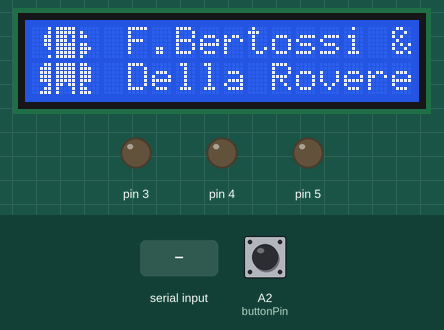
Simulated run of this program. Board: Arduino Uno, built with avr-gcc and run on an emulated ATmega328P. Shown: 16×2 character LCD, output pins drawn as LEDs (lit = HIGH). The inputs (shaded band) are chosen by the test bench; at power-on: A2 (buttonPin) LOW.

Above: at 5.1 s.
At 16.7 s:
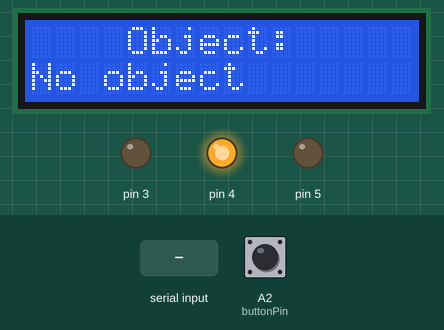
16.8 s: "Obj1\n" received over Serial
At 18.3 s:
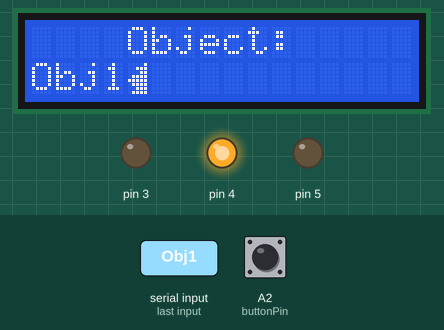
21.1 s: "1\n" received over Serial
At 22.7 s:
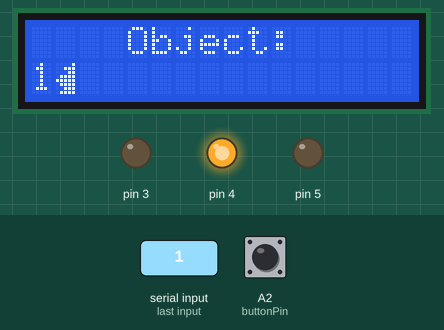
Timing chart, 0 to 30.8 s (numbered marks = the images above; inputs shaded):
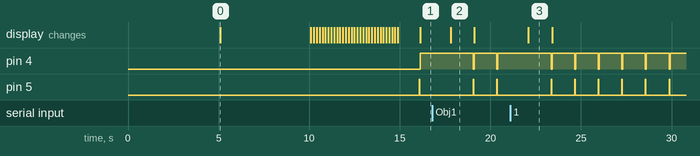

Measured:
- after the input at 16.8 s, the display: changes after 1.0 s (image 2)
- after the input at 21.1 s, the display: changes after 1.0 s (image 3)
- by itself, pin 4: alternates HIGH for 1.2 s and LOW for 0.05 s
- by itself, pin 5: alternates HIGH for 0.03 s and LOW for 1.3 s
- what the display in image 0 shows lasts 5.0 s, from 5.1 s to 10.1 s
- what the display in image 2 shows lasts 1.3 s, from 17.8 s to 19.1 s

The program:

main.cpp
```cpp
#include <Arduino.h>
#include <LiquidCrystal.h>
#include <Wire.h>

#include "led.h"
#include "button.h"

RGBLed led(3, 4, 5, RGBLed::COMMON_CATHODE);
LiquidCrystal lcd(7, 9, 10, 11, 12, 13); // Declare the LCD Screen

const int buttonPin = A2;
int buttonState = 0;

//============= BOOT SCREEN =============

// setting animation speed (delay between frames)
int x = 150;
// setting time for Man waiting
int y = 5000;

// START setting all the pixel-art
//setting pixels for standing man:
//step 1 of 1:
byte stepA1[8] = {B00011, B00111, B00111, B00111, B00111, B00001, B00011, B00111};
byte stepA2[8] = {B00001, B00001, B00011, B00011, B00011, B00001, B00000, B00001};
byte stepA3[8] = {B11111, B11111, B11111, B11111, B11111, B11011, B10001, B10001};
byte stepA4[8] = {B11111, B11111, B11101, B11101, B11111, B11111, B11111, B11111};
byte stepA5[8] = {B11000, B11100, B11100, B11100, B11100, B10000, B11000, B11100};
byte stepA6[8] = {B00000, B10000, B11000, B00000, B11000, B11100, B11000, B10000};

//setting pixels for running man right:
//step 1 of 3:
byte stepB1[8] = {B00011, B00011, B00011, B00011, B00001, B00000, B00000, B00000};
byte stepB2[8] = {B00000, B00001, B00001, B00011, B00011, B00011, B00000, B00001};
byte stepB3[8] = {B11111, B11111, B11111, B11111, B11111, B11111, B11111, B11110};
byte stepB4[8] = {B11111, B11111, B11101, B11101, B11111, B11111, B11111, B11111};
byte stepB5[8] = {B00000, B00000, B10000, B10000, B10000, B00000, B10000, B00000};
byte stepB6[8] = {B00000, B11000, B00000, B11000, B11100, B11000, B10000, B00000};

//step 2 of 3
byte stepC1[8] = {B11111, B11111, B11101, B00011, B00111, B01111, B01111, B00111};
byte stepC2[8] = {B00000, B00001, B00001, B00011, B00011, B00011, B00000, B00111};
byte stepC3[8] = {B11111, B11111, B11111, B11111, B11111, B10011, B00000, B00000};
byte stepC4[8] = {B11111, B11111, B11101, B11101, B11111, B11111, B11111, B11111};
byte stepC5[8] = {B11110, B11110, B01100, B11100, B11100, B11100, B00000, B00000};
byte stepC6[8] = {B00000, B11000, B00000, B11000, B11100, B11000, B10000, B00000};

//step 3 of 3
byte stepD1[8] = {B00001, B00011, B00111, B00111, B00111, B01111, B01100, B00000};
byte stepD2[8] = {B00000, B00000, B00001, B00001, B00011, B00011, B00011, B00000};
byte stepD3[8] = {B11111, B11111, B11111, B11111, B11111, B11111, B11110, B11111};
byte stepD4[8] = {B00000, B11111, B11111, B11101, B11101, B11111, B11111, B11111};
byte stepD5[8] = {B10000, B11000, B10000, B00000, B00000, B00000, B00000, B00000};
byte stepD6[8] = {B00000, B00000, B11000, B00000, B11000, B11100, B11000, B10000};

//setting pixels for man slipping right
//step 1 of 3
byte slipA1[8] = {B00111, B00111, B00011, B00011, B00001, B01111, B01111, B00111};
byte slipA2[8] = {B00000, B00011, B00111, B01111, B01111, B00111, B00011, B00111};
byte slipA3[8] = {B11111, B11111, B11111, B11111, B11111, B11111, B11000, B10000};
byte slipA4[8] = {B11111, B11111, B11101, B11101, B11111, B11111, B11111, B11111};
byte slipA5[8] = {B11000, B11000, B10000, B00000, B00000, B00000, B00000, B00000};
byte slipA6[8] = {B00000, B11000, B00000, B11100, B11100, B11000, B10000, B11000};

//step 2 of 3
byte slipB1[8] = {B00011, B00011, B00001, B00001, B00000, B00111, B00111, B00011};
byte slipB2[8] = {B00000, B00001, B00011, B00111, B00111, B00011, B00001, B00011};
byte slipB3[8] = {B11111, B11111, B11111, B11111, B11111, B11111, B11100, B11000};
byte slipB4[8] = {B11111, B11111, B11110, B11110, B11111, B11111, B11111, B11111};
byte slipB5[8] = {B11100, B11100, B11000, B10000, B10000, B00000, B00000, B00000};
byte slipB6[8] = {B00000, B11000, B10000, B11100, B11110, B11100, B11000, B11100};

//step 3 of 3
byte slipC1[8] = {B00001, B00001, B00000, B00000, B00000, B00011, B00011, B00001};
byte slipC2[8] = {B00000, B00000, B00001, B00011, B00011, B00001, B00000, B00001};
byte slipC3[8] = {B11111, B11111, B11111, B11111, B11111, B11111, B11110, B11100};
byte slipC4[8] = {B01111, B11111, B11111, B11111, B11111, B11111, B11111, B11111};
byte slipC5[8] = {B11110, B11110, B11100, B11000, B11000, B10000, B00000, B00000};
byte slipC6[8] = {B10000, B11100, B11000, B11110, B11111, B11110, B11100, B11110};

//setting pixels for man running left
//step 1 of 3
byte stepE1[8] = {B00000, B00001, B00001, B00001, B00000, B00000, B00001, B00000};
byte stepE2[8] = {B00000, B00011, B00000, B00011, B00111, B00011, B00001, B00000};
byte stepE3[8] = {B11111, B11111, B11111, B11111, B11111, B11111, B11111, B01111};
byte stepE4[8] = {B11111, B11111, B10111, B10111, B11111, B11111, B11111, B11111};
byte stepE5[8] = {B11000, B11000, B11000, B11000, B10000, B00000, B00000, B00000};
byte stepE6[8] = {B00000, B10000, B10000, B11000, B11000, B11000, B10000, B10000};

//step 2 of 3
byte stepF1[8] = {B01111, B01111, B01100, B00111, B00111, B00111, B00000, B00000};
byte stepF2[8] = {B00000, B00011, B00000, B00011, B00111, B00011, B00001, B00000};
byte stepF3[8] = {B11111, B11111, B11111, B11111, B11111, B11001, B00000, B00000};
byte stepF4[8] = {B11111, B11111, B10111, B10111, B11111, B11111, B11111, B11111};
byte stepF5[8] = {B11111, B11111, B10111, B11000, B11100, B11110, B11110, B11100};
byte stepF6[8] = {B00000, B10000, B10000, B11000, B11000, B11000, B00000, B11100};

//step 3 of 3
byte stepG1[8] = {B00001, B00011, B00001, B00000, B00000, B00000, B00000, B00000};
byte stepG2[8] = {B00000, B00000, B00011, B00000, B00011, B00111, B00011, B00001};
byte stepG3[8] = {B11111, B11111, B11111, B11111, B11111, B11111, B01111, B11111};
byte stepG4[8] = {B00000, B11111, B11111, B10111, B10111, B11111, B11111, B11111};
byte stepG5[8] = {B10000, B11000, B11100, B11100, B11100, B11110, B00110, B00000};
byte stepG6[8] = {B00000, B00000, B10000, B10000, B11000, B11000, B11000, B00000};

//setting pixels for man slipping left
//step 1 of 3
byte slipD1[8] = {B00011, B00011, B00001, B00000, B00000, B00000, B00000, B00000};
byte slipD2[8] = {B00000, B00001, B00000, B00011, B00111, B00011, B00001, B00011};
byte slipD3[8] = {B11111, B11111, B11111, B11111, B11111, B11111, B00011, B00001};
byte slipD4[8] = {B11111, B11111, B10111, B10111, B11111, B11111, B11111, B11111};
byte slipD5[8] = {B11100, B11100, B11000, B11000, B10000, B11110, B11110, B11100};
byte slipD6[8] = {B00000, B11000, B11100, B11110, B11110, B11100, B11000, B11100};

//step 2 of 3
byte slipE1[8] = {B00111, B00111, B00111, B00011, B00001, B00000, B00000, B00000};
byte slipE2[8] = {B00000, B00011, B00001, B00111, B01111, B00111, B00011, B00111};
byte slipE3[8] = {B11111, B11111, B11111, B11111, B11111, B11111, B00111, B00011};
byte slipE4[8] = {B11111, B11111, B01111, B01111, B11111, B11111, B11111, B11111};
byte slipE5[8] = {B11000, B11000, B10000, B00000, B10000, B11100, B11100, B11000};
byte slipE6[8] = {B00000, B00000, B11000, B11100, B11100, B11000, B10000, B11000};

//step 3 of 3
byte slipF1[8] = {B01111, B01111, B00111, B00111, B00011, B00001, B00000, B00000};
byte slipF2[8] = {B00001, B00111, B00011, B01111, B11111, B01111, B00111, B01111};
byte slipF3[8] = {B11111, B11111, B11111, B11111, B11111, B11111, B01111, B00111};
byte slipF4[8] = {B11110, B11111, B11111, B11111, B11111, B11111, B11111, B11111};
byte slipF5[8] = {B00000, B00000, B00000, B00000, B00000, B11000, B11000, B10000};
byte slipF6[8] = {B00000, B00000, B10000, B11000, B11000, B10000, B00000, B10000};
// END setting all the pixel-art

// ============== ANIMATIONS ==============
// standing man animation part
void standingMan()
{
  int a = 0;
  int b = a + 1;
  int c = a + 2;
  lcd.createChar(1, stepA1);
  lcd.createChar(2, stepA2);
  lcd.createChar(3, stepA3);
  lcd.createChar(4, stepA4);
  lcd.createChar(5, stepA5);
  lcd.createChar(6, stepA6);
  lcd.setCursor(a, 1);
  lcd.write(1);
  lcd.setCursor(a, 0);
  lcd.write(2);
  lcd.setCursor(b, 1);
  lcd.write(3);
  lcd.setCursor(b, 0);
  lcd.write(4);
  lcd.setCursor(c, 1);
  lcd.write(5);
  lcd.setCursor(c, 0);
  lcd.write(6);
}

// running man to the right animation part
void runningManR()
{
  for (int a = 0; a < 11; a += 4)
  {
    int b = a + 1;
    int c = a + 2;
    int d = a + 3;
    int e = a + 4;
    int f = a + 5;
    int g = a + 6;
    lcd.clear();
    lcd.createChar(1, stepB1);
    lcd.createChar(2, stepB2);
    lcd.createChar(3, stepB3);
    lcd.createChar(4, stepB4);
    lcd.createChar(5, stepB5);
    lcd.createChar(6, stepB6);
    lcd.setCursor(b, 1);
    lcd.write(1);
    lcd.setCursor(b, 0);
    lcd.write(2);
    lcd.setCursor(c, 1);
    lcd.write(3);
    lcd.setCursor(c, 0);
    lcd.write(4);
    lcd.setCursor(d, 1);
    lcd.write(5);
    lcd.setCursor(d, 0);
    lcd.write(6);
    delay(x);
    lcd.clear();
    lcd.createChar(1, stepC1);
    lcd.createChar(2, stepC2);
    lcd.createChar(3, stepC3);
    lcd.createChar(4, stepC4);
    lcd.createChar(5, stepC5);
    lcd.createChar(6, stepC6);
    lcd.setCursor(c, 1);
    lcd.write(1);
    lcd.setCursor(c, 0);
    lcd.write(2);
    lcd.setCursor(d, 1);
    lcd.write(3);
    lcd.setCursor(d, 0);
    lcd.write(4);
    lcd.setCursor(e, 1);
    lcd.write(5);
    lcd.setCursor(e, 0);
    lcd.write(6);
    delay(x);
    lcd.clear();
    lcd.createChar(1, stepB1);
    lcd.createChar(2, stepB2);
    lcd.createChar(3, stepB3);
    lcd.createChar(4, stepB4);
    lcd.createChar(5, stepB5);
    lcd.createChar(6, stepB6);
    lcd.setCursor(d, 1);
    lcd.write(1);
    lcd.setCursor(d, 0);
    lcd.write(2);
    lcd.setCursor(e, 1);
    lcd.write(3);
    lcd.setCursor(e, 0);
    lcd.write(4);
    lcd.setCursor(f, 1);
    lcd.write(5);
    lcd.setCursor(f, 0);
    lcd.write(6);
    delay(x);
    lcd.clear();
    lcd.createChar(1, stepD1);
    lcd.createChar(2, stepD2);
    lcd.createChar(3, stepD3);
    lcd.createChar(4, stepD4);
    lcd.createChar(5, stepD5);
    lcd.createChar(6, stepD6);
    lcd.setCursor(e, 1);
    lcd.write(1);
    lcd.setCursor(e, 0);
    lcd.write(2);
    lcd.setCursor(f, 1);
    lcd.write(3);
    lcd.setCursor(f, 0);
    lcd.write(4);
    lcd.setCursor(g, 1);
    lcd.write(5);
    lcd.setCursor(g, 0);
    lcd.write(6);
    delay(x);
  }
}

// slipping man the the right animation part
void ManslipR()
{
  int a = 13;
  int b = a + 1;
  int c = a + 2;
  lcd.clear();
  lcd.createChar(1, slipA1);
  lcd.createChar(2, slipA2);
  lcd.createChar(3, slipA3);
  lcd.createChar(4, slipA4);
  lcd.createChar(5, slipA5);
  lcd.createChar(6, slipA6);
  lcd.setCursor(a, 1);
  lcd.write(1);
  lcd.setCursor(a, 0);
  lcd.write(2);
  lcd.setCursor(b, 1);
  lcd.write(3);
  lcd.setCursor(b, 0);
  lcd.write(4);
  lcd.setCursor(c, 1);
  lcd.write(5);
  lcd.setCursor(c, 0);
  lcd.write(6);
  delay(x);
  lcd.clear();
  lcd.createChar(1, slipB1);
  lcd.createChar(2, slipB2);
  lcd.createChar(3, slipB3);
  lcd.createChar(4, slipB4);
  lcd.createChar(5, slipB5);
  lcd.createChar(6, slipB6);
  lcd.setCursor(a, 1);
  lcd.write(1);
  lcd.setCursor(a, 0);
  lcd.write(2);
  lcd.setCursor(b, 1);
  lcd.write(3);
  lcd.setCursor(b, 0);
  lcd.write(4);
  lcd.setCursor(c, 1);
  lcd.write(5);
  lcd.setCursor(c, 0);
  lcd.write(6);
  delay(x);
  lcd.createChar(1, slipC1);
  lcd.createChar(2, slipC2);
  lcd.createChar(3, slipC3);
  lcd.createChar(4, slipC4);
  lcd.createChar(5, slipC5);
  lcd.createChar(6, slipC6);
  lcd.setCursor(a, 1);
  lcd.write(1);
  lcd.setCursor(a, 0);
  lcd.write(2);
  lcd.setCursor(b, 1);
  lcd.write(3);
  lcd.setCursor(b, 0);
  lcd.write(4);
  lcd.setCursor(c, 1);
  lcd.write(5);
  lcd.setCursor(c, 0);
  lcd.write(6);
  delay(x);
}

// running man to the left animation part
void runningManL()
{
  for (int a = 16; a > 4; a -= 4)
  {
    int b = a - 1;
    int c = a - 2;
    int d = a - 3;
    int e = a - 4;
    int f = a - 5;
    int g = a - 6;
    lcd.clear();
    lcd.createChar(1, stepE1);
    lcd.createChar(2, stepE2);
    lcd.createChar(3, stepE3);
    lcd.createChar(4, stepE4);
    lcd.createChar(5, stepE5);
    lcd.createChar(6, stepE6);
    lcd.setCursor(d, 1);
    lcd.write(1);
    lcd.setCursor(d, 0);
    lcd.write(2);
    lcd.setCursor(c, 1);
    lcd.write(3);
    lcd.setCursor(c, 0);
    lcd.write(4);
    lcd.setCursor(b, 1);
    lcd.write(5);
    lcd.setCursor(b, 0);
    lcd.write(6);
    delay(x);
    lcd.clear();
    lcd.createChar(1, stepF1);
    lcd.createChar(2, stepF2);
    lcd.createChar(3, stepF3);
    lcd.createChar(4, stepF4);
    lcd.createChar(5, stepF5);
    lcd.createChar(6, stepF6);
    lcd.setCursor(e, 1);
    lcd.write(1);
    lcd.setCursor(e, 0);
    lcd.write(2);
    lcd.setCursor(d, 1);
    lcd.write(3);
    lcd.setCursor(d, 0);
    lcd.write(4);
    lcd.setCursor(c, 1);
    lcd.write(5);
    lcd.setCursor(c, 0);
    lcd.write(6);
    delay(x);
    lcd.clear();
    lcd.createChar(1, stepE1);
    lcd.createChar(2, stepE2);
    lcd.createChar(3, stepE3);
    lcd.createChar(4, stepE4);
    lcd.createChar(5, stepE5);
    lcd.createChar(6, stepE6);
    lcd.setCursor(f, 1);
    lcd.write(1);
    lcd.setCursor(f, 0);
    lcd.write(2);
    lcd.setCursor(e, 1);
    lcd.write(3);
    lcd.setCursor(e, 0);
    lcd.write(4);
    lcd.setCursor(d, 1);
    lcd.write(5);
    lcd.setCursor(d, 0);
    lcd.write(6);
    delay(x);
    lcd.clear();
    lcd.createChar(1, stepG1);
    lcd.createChar(2, stepG2);
    lcd.createChar(3, stepG3);
    lcd.createChar(4, stepG4);
    lcd.createChar(5, stepG5);
    lcd.createChar(6, stepG6);
    lcd.setCursor(g, 1);
    lcd.write(1);
    lcd.setCursor(g, 0);
    lcd.write(2);
    lcd.setCursor(f, 1);
    lcd.write(3);
    lcd.setCursor(f, 0);
    lcd.write(4);
    lcd.setCursor(e, 1);
    lcd.write(5);
    lcd.setCursor(e, 0);
    lcd.write(6);
    delay(x);
  }
}

// slipping man to the leftt animation part
void ManslipL()
{
  int a = 1;
  int b = a + 1;
  int c = a + 2;
  lcd.clear();
  lcd.createChar(1, slipD1);
  lcd.createChar(2, slipD2);
  lcd.createChar(3, slipD3);
  lcd.createChar(4, slipD4);
  lcd.createChar(5, slipD5);
  lcd.createChar(6, slipD6);
  lcd.setCursor(a, 1);
  lcd.write(1);
  lcd.setCursor(a, 0);
  lcd.write(2);
  lcd.setCursor(b, 1);
  lcd.write(3);
  lcd.setCursor(b, 0);
  lcd.write(4);
  lcd.setCursor(c, 1);
  lcd.write(5);
  lcd.setCursor(c, 0);
  lcd.write(6);
  delay(x);
  lcd.clear();
  lcd.createChar(1, slipE1);
  lcd.createChar(2, slipE2);
  lcd.createChar(3, slipE3);
  lcd.createChar(4, slipE4);
  lcd.createChar(5, slipE5);
  lcd.createChar(6, slipE6);
  lcd.setCursor(a, 1);
  lcd.write(1);
  lcd.setCursor(a, 0);
  lcd.write(2);
  lcd.setCursor(b, 1);
  lcd.write(3);
  lcd.setCursor(b, 0);
  lcd.write(4);
  lcd.setCursor(c, 1);
  lcd.write(5);
  lcd.setCursor(c, 0);
  lcd.write(6);
  delay(x);
  lcd.createChar(1, slipF1);
  lcd.createChar(2, slipF2);
  lcd.createChar(3, slipF3);
  lcd.createChar(4, slipF4);
  lcd.createChar(5, slipF5);
  lcd.createChar(6, slipF6);
  lcd.setCursor(a, 1);
  lcd.write(1);
  lcd.setCursor(a, 0);
  lcd.write(2);
  lcd.setCursor(b, 1);
  lcd.write(3);
  lcd.setCursor(b, 0);
  lcd.write(4);
  lcd.setCursor(c, 1);
  lcd.write(5);
  lcd.setCursor(c, 0);
  lcd.write(6);
  delay(x);
}

void bootUpAnimations()
{
  // start the Man animation:
  // run to the the right:
  runningManR();
  // slip to the right:
  ManslipR();
  // now run to the left:
  runningManL();
  // slip to the left:
  ManslipL();
}

void setup()
{
  Serial.begin(9600);

  // Initialize the LCD Screen
  lcd.begin(16, 2);
  lcd.clear();

  // get the standing man part on the screen:
  standingMan();
  // delay(y);
  lcd.setCursor(4, 0);
  lcd.print("TPSIT ");

  lcd.setCursor(4, 1);
  lcd.print("Project by");
  delay(5000);
  lcd.clear();
  standingMan();
  lcd.setCursor(4, 0);
  lcd.print("F.Bertossi &");

  lcd.setCursor(4, 1);
  lcd.print("Della Rovere");
  delay(5000);
  lcd.clear();
  bootUpAnimations();
  lcd.clear();
  lcd.setCursor(4, 0);
  lcd.print("Object: ");
}

void loop()
{
  buttonState = digitalRead(buttonPin);

  delay(200); // Wait 200 ms before the group

  String data = Serial.readStringUntil(33); // Read the string until "!" in ASCII
  lcd.setCursor(0, 1);
  if (data == "")
  {
    led.flash(RGBLed::BLUE, 25);
    lcd.print("No object");
  }
  else
    lcd.print(data);
  lcd.print("           ");

  if (data == "Obj1")
  {
    led.setColor(RGBLed::RED);
  }
  else if (data == "Obj2")
  {
    led.setColor(RGBLed::WHITE);
  }
  else
  {
    led.setColor(RGBLed::GREEN);
  }
  delay(50);
}
```
